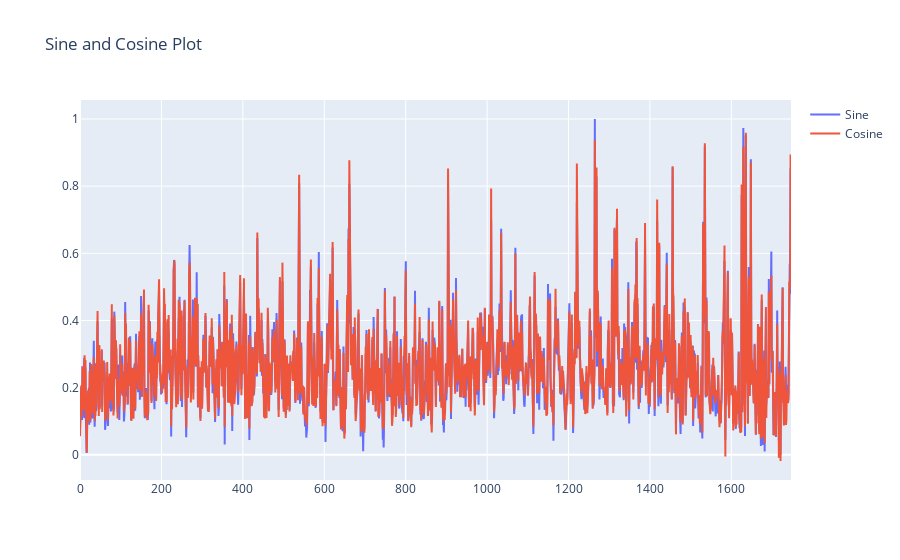

Here is the notebook cell this chart was saved with:
### Code cell
import numpy as np
import plotly.graph_objs as go
import plotly.io as pio
from plotly.offline import init_notebook_mode, iplot

# Create two numpy arrays with some sample data
x = np.linspace(0, 5000, 4868)
y1 = (snapshot.y.detach().cpu().reshape(-1,))
y2 = (y_pred.detach().cpu().reshape(-1,))

# Create the traces for each line
trace1 = go.Scatter(x=x, y=y1, mode='lines', name='Sine')
trace2 = go.Scatter(x=x, y=y2, mode='lines', name='Cosine')

# Create the layout for the plot
layout = go.Layout(title='Sine and Cosine Plot')

# Create the figure object and add the traces and layout
fig = go.Figure(data=[trace1, trace2], layout=layout)

iplot(fig)

# Show the plot

### Figure 1 — Plotly figure (JSON) as saved in the notebook; plotly's stock layout.template omitted (floating-point values rounded to 4 significant figures; data arrays with more than 128 entries replaced by an {"elided": "..."} marker saying what was removed)
{"data": [{"mode": "lines", "name": "Sine", "type": "scatter", "x": {"elided": "4868 float values"}, "y": {"elided": "1701 float values"}}, {"mode": "lines", "name": "Cosine", "type": "scatter", "x": {"elided": "4868 float values"}, "y": {"elided": "1701 float values"}}], "layout": {"title": {"text": "Sine and Cosine Plot"}}}
